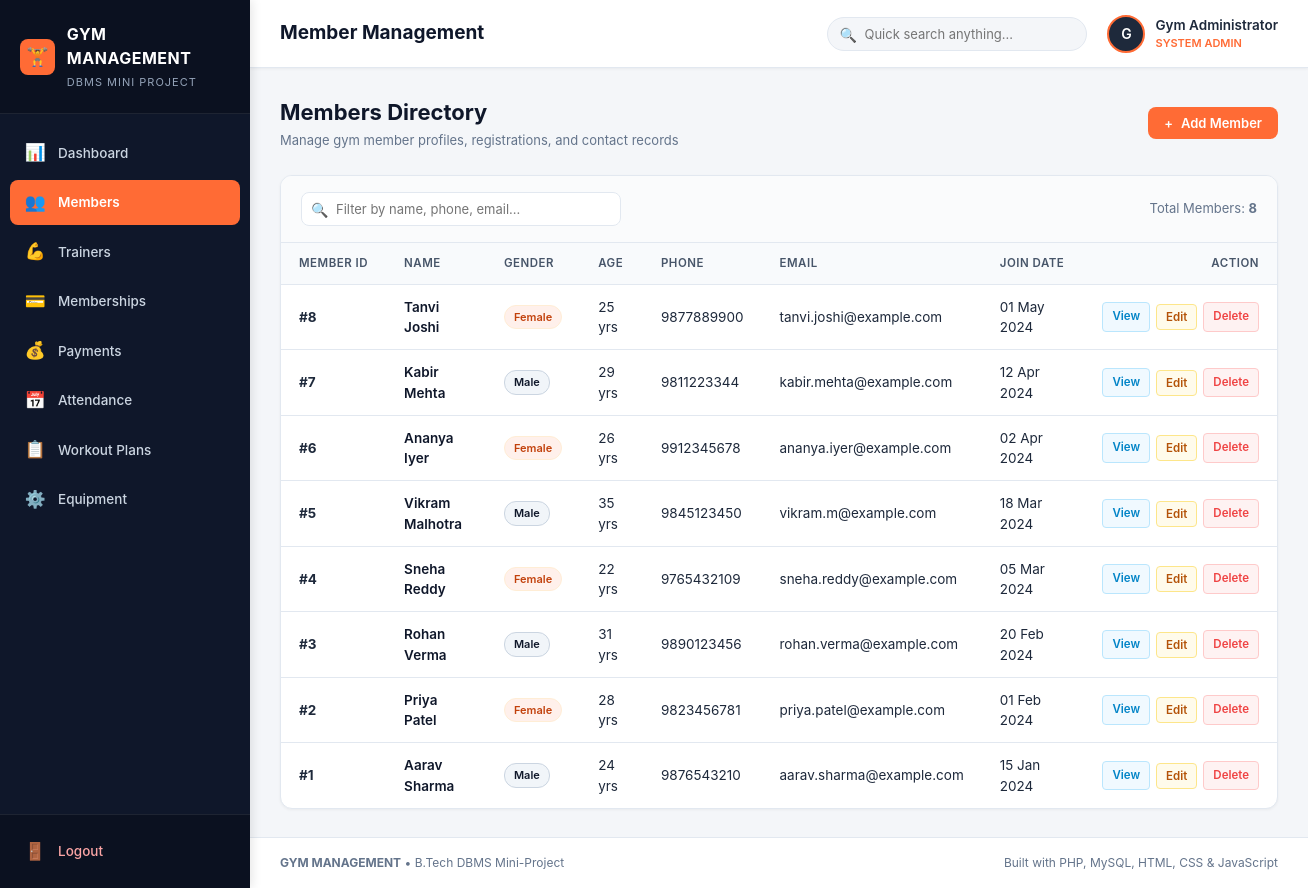
/members.php (signed in), run on the app's committed database.
### tables this page shows
CREATE TABLE IF NOT EXISTS `Member` (
    `member_id` INT AUTO_INCREMENT PRIMARY KEY,
    `name` VARCHAR(100) NOT NULL,
    `gender` ENUM('Male', 'Female', 'Other') NOT NULL,
    `age` INT NOT NULL,
    `phone` VARCHAR(15) NOT NULL,
    `email` VARCHAR(100) NOT NULL,
    `join_date` DATE NOT NULL,
    `created_at` TIMESTAMP DEFAULT CURRENT_TIMESTAMP
);

### db.php (called while the page is built, shortened)
<?php
function format_date($date_str) {
    return date("d M Y", strtotime($date_str));
}
?>

### members.php (the view, shortened to what this page needs)
<?php
require_once __DIR__ . '/header.php';
$search_query = trim($_GET['search'] ?? '');
if (!empty($search_query)) {
    $stmt = $conn->prepare("SELECT * FROM `Member` WHERE `name` LIKE ? OR `phone` LIKE ? OR `email` LIKE ? ORDER BY `member_id` DESC");
    $term = "%{$search_query}%";
    $stmt->bind_param("sss", $term, $term, $term);
    $stmt->execute();
    $members_list = $stmt->get_result();
} else {
    $members_list = $conn->query("SELECT * FROM `Member` ORDER BY `member_id` DESC");
}
?>
<div class="page-header-row">
    <div class="page-title-group">
        <h2>Members Directory</h2>
        <p>Manage gym member profiles, registrations, and contact records</p>
    </div>
    <div class="page-actions">
        <button type="button" class="btn btn-primary" onclick="openModal('addMemberModal')">
            <span>+</span> Add Member
        </button>
    </div>
</div>
<div class="content-card">
    <div class="table-filter-bar">
        <div class="table-search">
            <span>🔍</span>
            <input type="text" placeholder="Filter by name, phone, email...">
        </div>
        <div style="font-size: 13px; color: var(--text-secondary);">
            Total Members: <strong><?php echo ($members_list) ? $members_list->num_rows : 0; ?></strong>
        </div>
    </div>
    <div class="table-responsive">
        <table class="data-table">
            <thead>
                <tr>
                    <th>Member ID</th>
                    <th>Name</th>
                    <th>Gender</th>
                    <th>Age</th>
                    <th>Phone</th>
                    <th>Email</th>
                    <th>Join Date</th>
                    <th style="text-align: right;">Action</th>
                </tr>
            </thead>
            <tbody>
                <?php if ($members_list && $members_list->num_rows > 0): ?>
                    <?php while ($row = $members_list->fetch_assoc()): ?>
                        <tr>
                            <td><strong>#<?php echo $row['member_id']; ?></strong></td>
                            <td style="font-weight: 600; color: var(--primary-navy);">
                                <?php echo htmlspecialchars($row['name']); ?>
                            </td>
                            <td>
                                <span class="badge <?php echo ($row['gender'] == 'Male') ? 'badge-navy' : 'badge-orange'; ?>">
                                    <?php echo htmlspecialchars($row['gender']); ?>
                                </span>
                            </td>
                            <td><?php echo $row['age']; ?> yrs</td>
                            <td><?php echo htmlspecialchars($row['phone']); ?></td>
                            <td><?php echo htmlspecialchars($row['email']); ?></td>
                            <td><?php echo format_date($row['join_date']); ?></td>
                            <td style="text-align: right;">
                                <div class="action-buttons" style="justify-content: flex-end;">
                                    <a href="members.php?view=<?php echo $row['member_id']; ?>" class="btn-action btn-view" title="View Details">
                                        View
                                    </a>
                                    <button type="button" class="btn-action btn-edit" title="Edit Member" onclick="populateEditModal(<?php echo htmlspecialchars(json_encode($row)); ?>)">
                                        Edit
                                    </button>
                                    <a href="javascript:void(0);" class="btn-action btn-delete" title="Delete Member" onclick="confirmDelete('members.php?delete=<?php echo $row['member_id']; ?>', '<?php echo addslashes($row['name']); ?>')">
                                        Delete
                                    </a>
                                </div>
                            </td>
                        </tr>
                    <?php endwhile; ?>
                <?php endif; ?>
            </tbody>
        </table>
    </div>
</div>
<?php require_once __DIR__ . '/footer.php'; ?>

### css/style.css (style rules this page uses)
:root { --primary-navy: #0f172a; --navy-light: #1e293b; --navy-hover: #334155; --accent-orange: #ff6b35; --accent-orange-hover: #e85924; --accent-orange-light: #fff0eb; --bg-light: #f4f6f9; --card-bg: #ffffff; --text-primary: #1e293b; --text-secondary: #64748b; --text-muted: #94a3b8; --border-color: #e2e8f0; --sidebar-width: 250px; --header-height: 68px; --color-success: #10b981; --color-success-bg: #ecfdf5; --color-danger: #ef4444; --color-danger-bg: #fef2f2; --color-warning: #f59e0b; --color-warning-bg: #fffbeb; --color-info: #0284c7; --color-info-bg: #f0f9ff; --radius-sm: 4px; --radius-md: 8px; --radius-lg: 12px; --shadow-sm: 0 1px 3px rgba(0, 0, 0, 0.05); --shadow-md: 0 4px 6px -1px rgba(0, 0, 0, 0.06), 0 2px 4px -1px rgba(0, 0, 0, 0.04); }
* { margin: 0; padding: 0; box-sizing: border-box; font-family: -apple-system, BlinkMacSystemFont, "Segoe UI", Roboto, "Helvetica Neue", Arial, sans-serif; }
body { background-color: var(--bg-light); color: var(--text-primary); min-height: 100vh; font-size: 14px; line-height: 1.5; }
.page-header-row { display: flex; align-items: center; justify-content: space-between; margin-bottom: 24px; flex-wrap: wrap; gap: 15px; }
.page-title-group h2 { font-size: 22px; font-weight: 700; color: var(--primary-navy); }
.page-title-group p { font-size: 13px; color: var(--text-secondary); margin-top: 2px; }
.page-actions { display: flex; align-items: center; gap: 12px; }
.btn { display: inline-flex; align-items: center; justify-content: center; gap: 8px; padding: 8px 16px; font-size: 13px; font-weight: 600; border-radius: var(--radius-md); cursor: pointer; border: none; text-decoration: none; transition: all 0.2s ease; }
.btn-primary { background-color: var(--accent-orange); color: #ffffff; }
.action-buttons { display: flex; align-items: center; gap: 6px; }
.btn-action { display: inline-flex; align-items: center; justify-content: center; padding: 5px 9px; font-size: 11.5px; font-weight: 600; border-radius: var(--radius-sm); text-decoration: none; border: none; cursor: pointer; transition: all 0.15s ease; }
.btn-view { background-color: var(--color-info-bg); color: var(--color-info); border: 1px solid #bae6fd; }
.btn-edit { background-color: var(--color-warning-bg); color: #b45309; border: 1px solid #fde68a; }
.btn-delete { background-color: var(--color-danger-bg); color: var(--color-danger); border: 1px solid #fecaca; }
.content-card { background-color: var(--card-bg); border-radius: var(--radius-lg); box-shadow: var(--shadow-sm); border: 1px solid var(--border-color); overflow: hidden; }
.table-responsive { width: 100%; overflow-x: auto; }
.data-table { width: 100%; border-collapse: collapse; text-align: left; font-size: 13.5px; }
.data-table thead th { background-color: #f8fafc; color: #475569; font-weight: 600; text-transform: uppercase; font-size: 11.5px; letter-spacing: 0.5px; padding: 12px 18px; border-bottom: 1px solid var(--border-color); white-space: nowrap; }
.data-table tbody td { padding: 12px 18px; border-bottom: 1px solid var(--border-color); color: var(--text-primary); vertical-align: middle; }
.data-table tbody tr:last-child td { border-bottom: none; }
.table-filter-bar { padding: 16px 20px; background-color: #fafbfc; border-bottom: 1px solid var(--border-color); display: flex; align-items: center; justify-content: space-between; gap: 15px; flex-wrap: wrap; }
.table-search { position: relative; max-width: 320px; width: 100%; }
.table-search input { width: 100%; padding: 8px 12px 8px 34px; border: 1px solid var(--border-color); border-radius: var(--radius-md); font-size: 13px; outline: none; background-color: #ffffff; }
.table-search span { position: absolute; left: 10px; top: 50%; transform: translateY(-50%); color: var(--text-muted); }
.badge { display: inline-block; padding: 3px 9px; font-size: 11px; font-weight: 600; border-radius: 12px; text-transform: capitalize; }
.badge-orange { background-color: var(--accent-orange-light); color: #c2410c; border: 1px solid #ffedd5; }
.badge-navy { background-color: #f1f5f9; color: var(--primary-navy); border: 1px solid #cbd5e1; }

### data on the page
member: member_id "8", name "Tanvi Joshi", gender "Female", age "25", phone "9877889900", email "tanvi.joshi@example.com", join_date "01 May 2024"
member: member_id "7", name "Kabir Mehta", gender "Male", age "29", phone "9811223344", email "kabir.mehta@example.com", join_date "12 Apr 2024"
member: member_id "6", name "Ananya Iyer", gender "Female", age "26", phone "9912345678", email "ananya.iyer@example.com", join_date "02 Apr 2024"
member: member_id "5", name "Vikram Malhotra", gender "Male", age "35", phone "9845123450", email "vikram.m@example.com", join_date "18 Mar 2024"
member: member_id "4", name "Sneha Reddy", gender "Female", age "22", phone "9765432109", email "sneha.reddy@example.com", join_date "05 Mar 2024"
member: member_id "3", name "Rohan Verma", gender "Male", age "31", phone "9890123456", email "rohan.verma@example.com", join_date "20 Feb 2024"
member: member_id "2", name "Priya Patel", gender "Female", age "28", phone "9823456781", email "priya.patel@example.com", join_date "01 Feb 2024"
member: member_id "1", name "Aarav Sharma", gender "Male", age "24", phone "9876543210", email "aarav.sharma@example.com", join_date "15 Jan 2024"

### other printed values
$page_title "Member Management"
substr($admin_name, 0, 1) "G"
$admin_name "Gym Administrator"
$members_list->num_rows "8"
